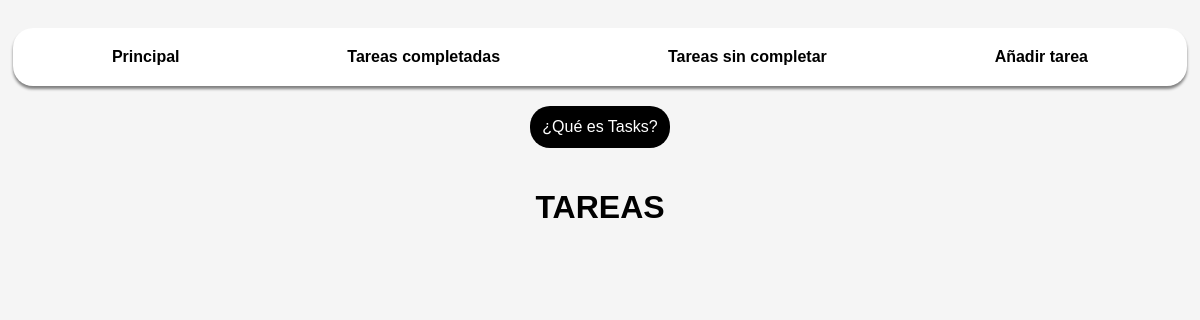
The page /tasks/ on the database as committed earlier.
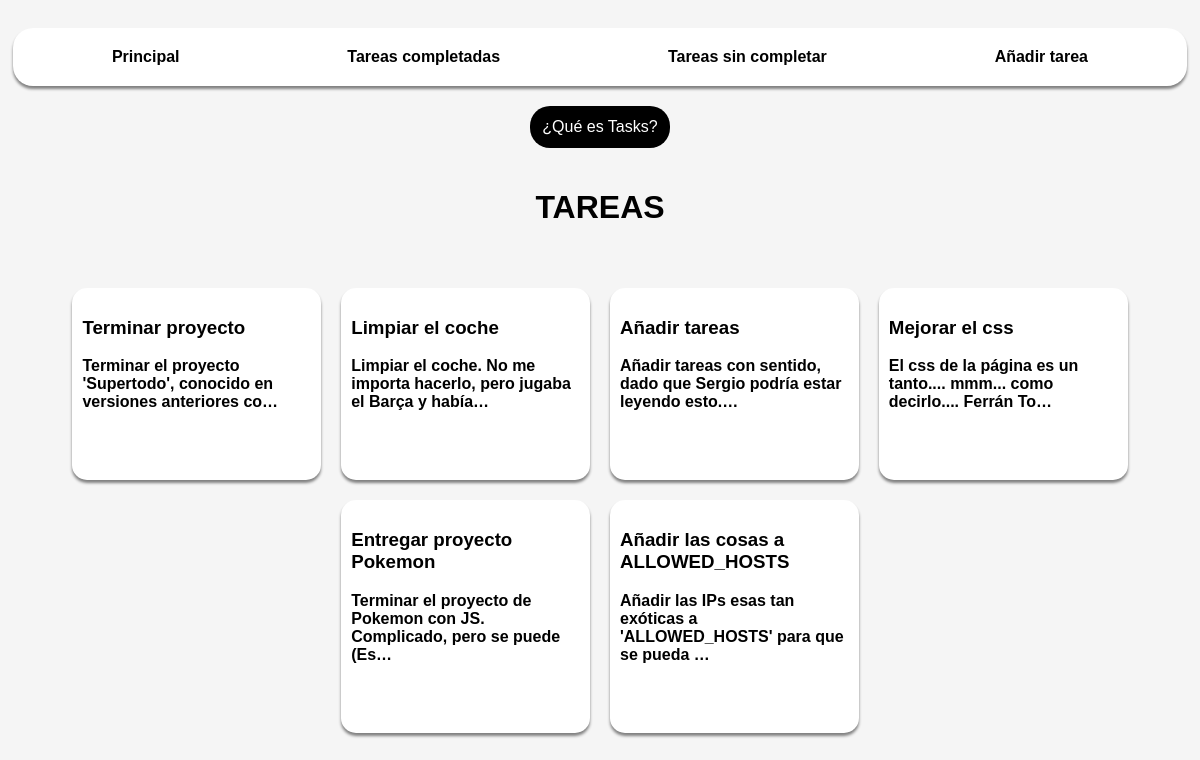
The same page on the database as committed later.
### tasks/models.py (models this page shows, shortened)
class Task(models.Model):
    name = models.CharField(max_length=100)
    description = models.TextField(blank=True)
    slug = models.SlugField(max_length=120, unique=True)
    done = models.BooleanField(default=False)
    complete_before = models.DateTimeField(blank=True, null=True)
    created_at = models.DateTimeField(auto_now_add=True)
    updated_at = models.DateTimeField(auto_now=True)

### tasks/views.py (the view)
# urls.py: path('', views.tasklist, name='task-list'),
def tasklist(request):
    tasks = Task.objects.all()
    num_tasks = Task.objects.count()
    return render(
        request,
        'tasks/tasklist.html',
        {
            'num_tasks': num_tasks,
            'tasks': tasks,
        },
    )

### tasks/templates/tasks/tasklist.html (shortened to what this page needs)
{% load static %}
<!DOCTYPE html>
<html lang="en">
<head>
  <link rel="stylesheet" href="{% static 'tasks/tasklist.css' %}">
</head>
{% block body %}
<nav>
  <a href="{% url 'tasks:task-list' %}" target="_blank">Principal</a>
  <a href="{% url 'tasks:done' %}" target="_blank">Tareas completadas</a>
  <a href="{% url 'tasks:pending' %}" target="_blank">Tareas sin completar</a>
  <a href="{% url 'tasks:add' %}">Añadir tarea</a>
</nav>
<details>
  <summary>¿Qué es Tasks?</summary>
</details>
  <h1>TAREAS</h1>
  <tasks>
    {% for task in tasks %}
      {% if task.done %}
        <task class="finished">
      {% else %}
        <task class="unfinished">
      {% endif %}
        <h3>{{ task.name }}</h3>
        <p>{{ task.description | truncatechars:70 }}</p>
        <taskoptions>
          <a class="details" href={% url 'tasks:details' task.slug %} target="_blank"> 🛈 </a>
            {% if task.done %}
              <a class="pending" href="{% url 'tasks:toggle' task.slug%}">✕</a>
            {% else %}
              <a class="done" href="{% url 'tasks:toggle' task.slug%}">✓</a>
            {% endif %}
          <a class="edit" href={% url 'tasks:edit' task.slug %}> ✎ </a>
          <a class="delete" href={% url 'tasks:delete' task.slug %}>🗑</a>
        </taskoptions>
      </task>
    {% endfor %}
    </tasks>
{% endblock body %}
</body>
</html>

Rows that differ between the two databases and show on the page:
added Task: name "Terminar proyecto", description "Terminar el proyecto 'Supertodo', conocido en versiones anteriores co…"
added Task: name "Limpiar el coche", description "Limpiar el coche. No me importa hacerlo, pero jugaba el Barça y había…"
added Task: name "Añadir tareas", description "Añadir tareas con sentido, dado que Sergio podría estar leyendo esto.…"
added Task: name "Mejorar el css", description "El css de la página es un tanto.... mmm... como decirlo.... Ferrán To…"
added Task: name "Entregar proyecto Pokemon", description "Terminar el proyecto de Pokemon con JS. Complicado, pero se puede (Es…"
added Task: name "Añadir las cosas a ALLOWED_HOSTS", description "Añadir las IPs esas tan exóticas a 'ALLOWED_HOSTS' para que se pueda …"
